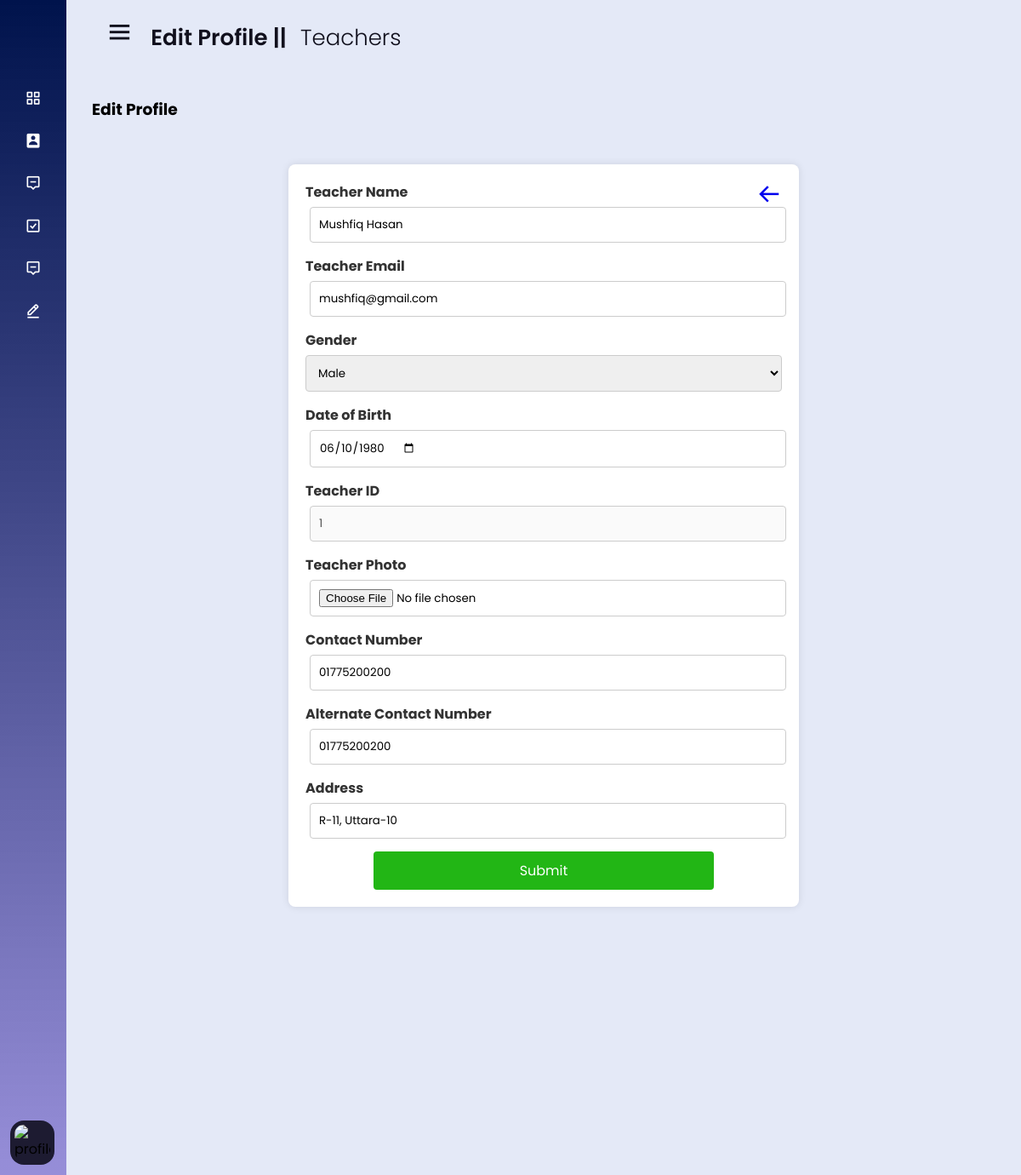
The app's page /teachers/pages/edit_profile.php (signed in) with its own data.
### tables this page shows
CREATE TABLE IF NOT EXISTS `teacher_db` (
  `t_ID` int NOT NULL AUTO_INCREMENT,
  `t_Name` varchar(150) DEFAULT NULL,
  `t_UserName` varchar(100) DEFAULT NULL,
  `t_Password` varchar(10) DEFAULT NULL,
  `t_Email` varchar(100) DEFAULT NULL,
  `t_Gender` varchar(10) DEFAULT NULL,
  `t_DateOfBirth` date DEFAULT NULL,
  `t_ProfilePic` varchar(200) DEFAULT NULL,
  `t_ContactNo` varchar(11) DEFAULT NULL,
  `t_AltContactNo` varchar(11) DEFAULT NULL,
  `t_Address` varchar(250) DEFAULT NULL,
  `t_department` varchar(50) DEFAULT NULL,
  `t_designation` varchar(50) DEFAULT NULL,
  PRIMARY KEY (`t_ID`),
  UNIQUE KEY `t_Email` (`t_Email`),
  UNIQUE KEY `t_UserName` (`t_UserName`)
);

### teachers/pages/edit_profile.php (the view, shortened to what this page needs)
<?php
require_once('../../dbconnection.php');
$teacher_login_user = $_SESSION['teacher_login_id'];
$teacher_sql = "SELECT * FROM teacher_db WHERE t_ID = '$teacher_login_user'";
$teacher_result = mysqli_query($conn, $teacher_sql);
if ($teacher_result->num_rows > 0) {
    $teacher = mysqli_fetch_assoc($teacher_result);
} else {
    die("Error: Unable to fetch teacher's information.");
}
?>
<!DOCTYPE html>
<html lang="en">
<head>
    <link rel="stylesheet" href="../css/style.css">
    <link rel="stylesheet" href="../pages/css/adminPagesStyle.css">
    <link href='https://unpkg.com/boxicons@2.0.7/css/boxicons.min.css' rel='stylesheet'>
</head>
<body>
    <?php include_once('../includes/sidebar.php'); ?>
    <section class="home-section" style="height: 1380px">
        <div class="home-content">
            <div class="dashboard_header">
                <i class='bx bx-menu'></i>
                <span class="text">Edit Profile || <span style="font-weight: 300; margin-left: 10px;">Teachers</span></span>
            </div>
            <div class="main_workPanel" style="padding-bottom: 30px">
                <div class="main_workPanel_header">
                    <h3>Edit Profile</h3>
                </div>
                <div class="admin_monitor_add" style="position: relative;">
                    <div style="position: absolute; top:20px; right:20px;">
                        <a href="profile.php">
                            <i class='bx bx-arrow-back' style='font-size: 30px;'></i>
                        </a>
                    </div>
                    <form class="form" method="POST" enctype="multipart/form-data">
                        <div class="form-group">
                            <label for="teacher-name">Teacher Name</label>
                            <input type="text" id="teacher-name" name="teacher-name" value="<?= htmlspecialchars($teacher['t_Name']) ?>" required>
                        </div>
                        <div class="form-group">
                            <label for="teacher-email">Teacher Email</label>
                            <input type="email" id="teacher-email" name="teacher-email" value="<?= htmlspecialchars($teacher['t_Email']) ?>" required>
                        </div>
                        <div class="form-group">
                            <label for="gender">Gender</label>
                            <select id="gender" name="gender" required >
                                <option value="Male" <?= $teacher['t_Gender'] == 'Male' ? 'selected' : '' ?>>Male</option>
                            </select>
                        </div>
                        <div class="form-group">
                            <label for="dob">Date of Birth</label>
                            <input type="date" id="dob" name="dob" value="<?= htmlspecialchars($teacher['t_DateOfBirth']) ?>" required>
                        </div>
                        <div class="form-group">
                            <label for="teacher-id">Teacher ID</label>
                            <input type="text" id="teacher-id" name="teacher-id" value="<?= htmlspecialchars($teacher['t_ID']) ?>" disabled required>
                        </div>
                        <div class="form-group">
                            <label for="teacher-photo">Teacher Photo</label>
                            <input type="file" id="teacher-photo" name="teacher-photo" accept="image/*">
                        </div>
                        <div class="form-group">
                            <label for="contact-number">Contact Number</label>
                            <input type="text" id="contact-number" name="contact-number" value="<?= htmlspecialchars($teacher['t_ContactNo']) ?>" required>
                        </div>
                        <div class="form-group">
                            <label for="alternate-contact-number">Alternate Contact Number</label>
                            <input type="text" id="alternate-contact-number" name="alternate-contact-number" value="<?= htmlspecialchars($teacher['t_AltContactNo']) ?>">
                        </div>
                        <div class="form-group">
                            <label for="address">Address</label>
                            <input type="text" id="address" name="address" value="<?= htmlspecialchars($teacher['t_Address']) ?>" required>
                        </div>
                        <button type="submit" style="text-align: center; width: 400px" class="add-button">Submit</button>
                    </form>
                </div>
            </div>
        </div>
    </section>
</body>
</html>

### teachers/css/style.css (style rules this page uses)
* { margin: 0; padding: 0; box-sizing: border-box; font-family: 'Poppins', sans-serif; }
.home-section { position: relative; background: #E4E9F7; height: 1400px; left: 260px; width: calc(100% - 260px); transition: all 0.5s ease; }
.sidebar.close~.home-section { left: 78px; width: calc(100% - 78px); }
.home-section .home-content { height: auto; align-items: center; padding: 20px 30px; }
.home-section .home-content .bx-menu, .home-section .home-content .text { color: #11101d; font-size: 35px; }
.home-section .home-content .bx-menu { margin: 0 15px; cursor: pointer; }
.home-section .home-content .text { font-size: 26px; font-weight: 600; }

### teachers/pages/css/adminPagesStyle.css (style rules this page uses)
.main_workPanel { margin-top: 50px; }
.admin_monitor_add { width: 600px; background-color: #fff; padding: 20px; box-shadow: 0 0 10px rgba(0, 0, 0, 0.1); border-radius: 8px; text-align: center; margin: 0 auto; margin-top: 50px; }
.form-group { margin-bottom: 15px; text-align: left; }
.form-group label { display: block; margin-bottom: 5px; font-weight: bold; color: #333; }
.form-group input, .form-group select { width: 100%; padding: 10px; border: 1px solid #ccc; border-radius: 4px; box-sizing: border-box; }
.checkbox_align label, input { margin-left: 5px; font-weight: normal; padding: 5px; display: flex; }
.add-button { padding: 10px 20px; border: none; background-color: #22b615; color: white; font-size: 16px; border-radius: 4px; cursor: pointer; transition: background-color 0.3s ease; }

### records on screen
teacher_db: teacher-name "Mushfiq Hasan", teacher-email "mushfiq@gmail.com", dob "06/10/1980", teacher-id "1", contact-number "01775200200", alternate-contact-number "01775200200", address "R-11, Uttara-10"
